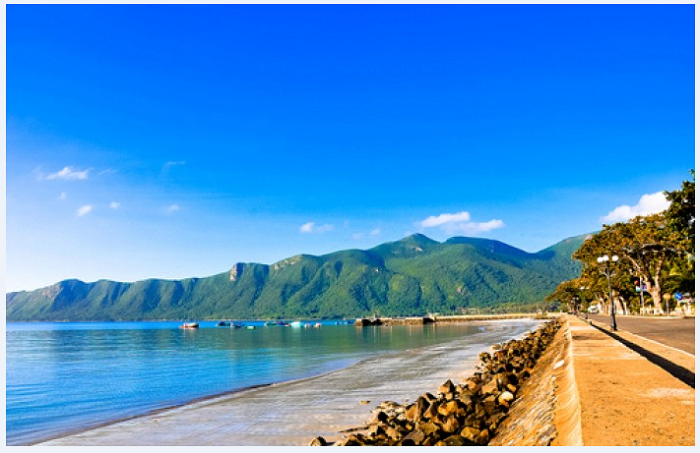
%> input picture 02/background.png, 700 x 453 px, given in place of foreground.png, which was not available
$ octave --eval "Exer2y3;"   (GNU Octave 9; MATLAB toolbox functions it lacks are replaced by stand-ins)
%> lines starting %> are read from the running program, lines starting %| are printed output that depends on the picture; in (x1, y1, x2, y2) boxes, pixels count from 0 and x2, y2 are one past the last pixel; in counts of white or black regions, pixels touching at a corner belong together; the program's own positions count from 1; pictures that were not available may be replaced by others from this repository, and a replacement may not be noted
function Exer2y3
  pkg load image;
  I=imread("foreground.png");
%> I is the input picture: size 453x700x3 uint8; mean R, G, B 80, 143.2, 200.2
  J=imread("background.png");

  [ row ,col,~ ] = size(I);
%> row = 453; col = 700
  J_T=imresize(J, [ row col ]);

  J_T1=J_T(:,:,1);
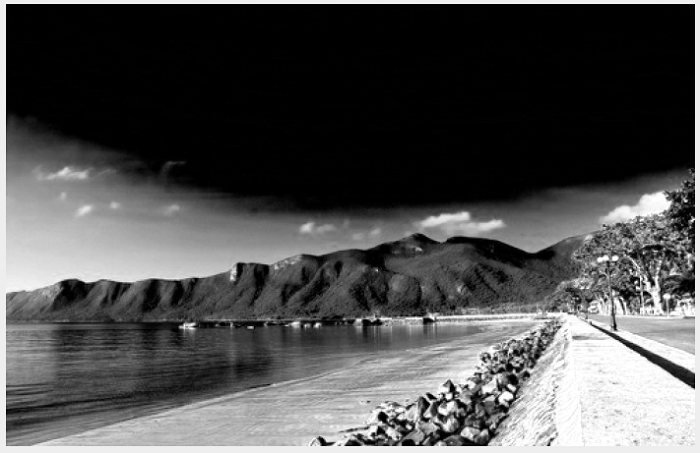
%> J_T1: size 453x700 uint8; min 0, max 255, mean 80
  J_T2=J_T(:,:,2);
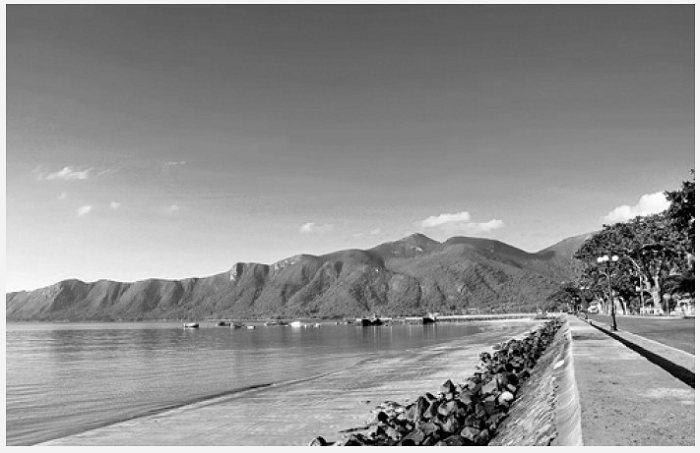
%> J_T2: size 453x700 uint8; min 0, max 255, mean 143.2
  J_T3=J_T(:,:,3);
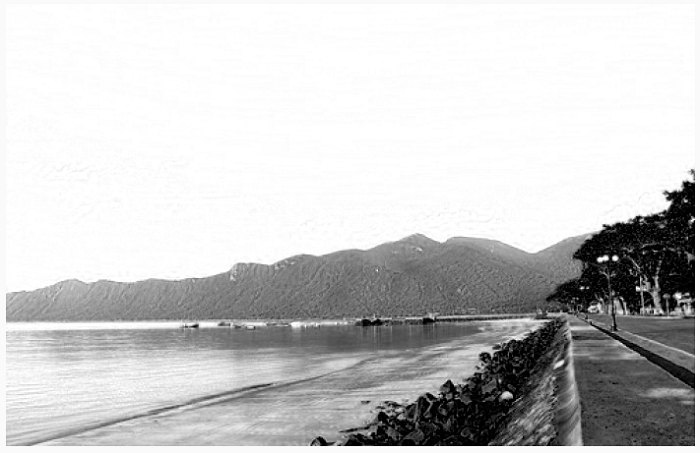
%> J_T3: size 453x700 uint8; min 0, max 255, mean 200.2

  I_1=I(:,:,1);
  I_2=I(:,:,2);
  I_3=I(:,:,3);

  k=120;
  T_1=CalC(I_1);
%> after the loop in CalC, `for i=1:N`:
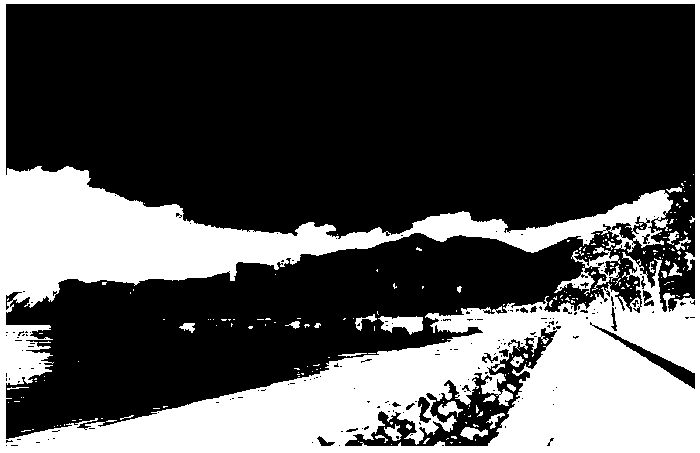
%> m: size 453x700 double; values 0 (black) and 1 (white), 31.5% white; 222 white regions (195 under 20 px), largest, box (x1, y1, x2, y2) and area: (0, 0, 700, 453) 96110, (554, 247, 621, 296) 859, (378, 316, 423, 335) 530
  T_2=CalC(I_2);
%> after the loop in CalC (call 2), `for i=1:N`:
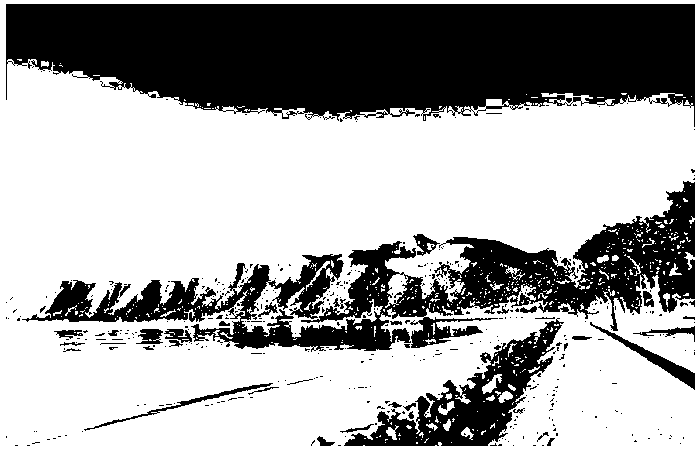
%> m: size 453x700 double; values 0 (black) and 1 (white), 64.7% white; 396 black regions (352 under 20 px), largest, box (x1, y1, x2, y2) and area: (6, 4, 695, 127) 66199, (22, 181, 695, 352) 32093, (344, 318, 564, 446) 8305
  T_3=CalC(I_3);
%> after the loop in CalC (call 3), `for i=1:N`:
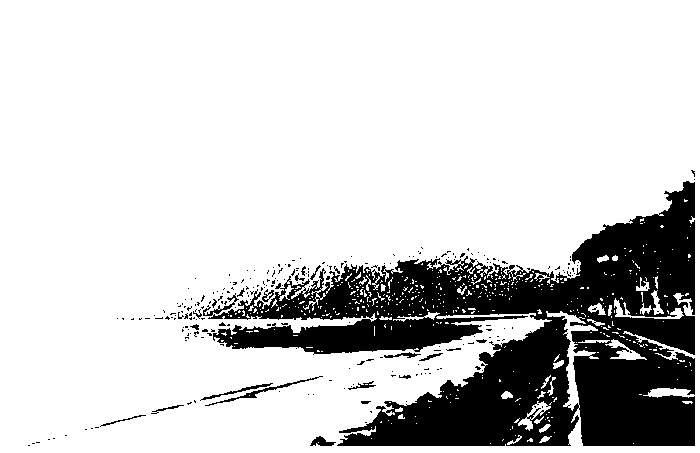
%> m: size 453x700 double; values 0 (black) and 1 (white), 80.8% white; 244 black regions (223 under 20 px), largest, box (x1, y1, x2, y2) and area: (203, 181, 695, 446) 58537, (205, 376, 323, 406) 278, (200, 383, 273, 401) 172

  M=zeros(row,col);
  M=T_1.*T_2.*T_3;
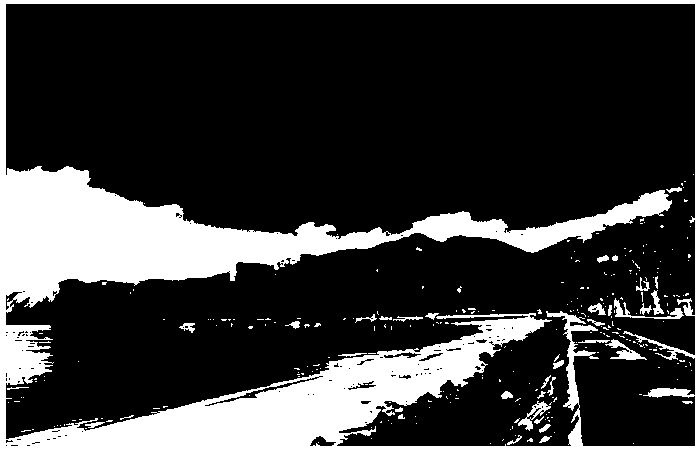
%> M: size 453x700 double; values 0 (black) and 1 (white), 22.6% white; 274 white regions (237 under 20 px), largest, box (x1, y1, x2, y2) and area: (0, 0, 700, 453) 68232, (614, 298, 684, 319) 325, (605, 339, 647, 360) 307

  N=not(M);

  M=uint8(M);
  N=uint8(N);
  K=zeros(row,col,3);

  K_1=M.*J_T1+N.*I_1;
  K_2=M.*J_T2+N.*I_2;
  K_3=M.*J_T3+N.*I_3;

  imgK=cat(3,K_1,K_2,K_3);
  imshow(imgK);
endfunction

function m=CalC(I)
  m=zeros(size(I));
  [N ,D]=size(I);
  for i=1:N
    for j=1:D
      if(I(i,j)>120)
        m(i,j)=1;
      elseif (I(i,j)<=120)
        m(i,j)=0;
      end
    endfor
  endfor
endfunction
